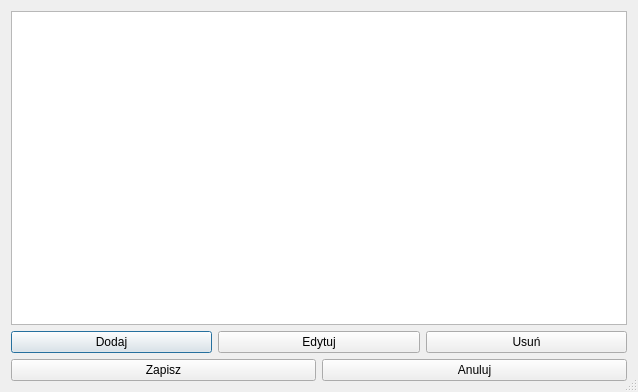
<?xml version="1.0" encoding="UTF-8"?>
<ui version="4.0">
 <class>GiapMVCDialogBase</class>
 <widget class="QDialog" name="GiapMVCDialogBase">
  <property name="geometry">
   <rect>
    <x>0</x>
    <y>0</y>
    <width>638</width>
    <height>392</height>
   </rect>
  </property>
  <property name="windowTitle">
   <string>MVC in GIAP</string>
  </property>
  <property name="sizeGripEnabled">
   <bool>true</bool>
  </property>
  <layout class="QGridLayout" name="gridLayout_2">
   <item row="0" column="0" colspan="2">
    <layout class="QGridLayout" name="gridLayout">
     <item row="0" column="0" colspan="3">
      <widget class="QTableView" name="tableView">
       <property name="frameShadow">
        <enum>QFrame::Raised</enum>
       </property>
       <property name="sizeAdjustPolicy">
        <enum>QAbstractScrollArea::AdjustToContentsOnFirstShow</enum>
       </property>
       <property name="editTriggers">
        <set>QAbstractItemView::NoEditTriggers</set>
       </property>
       <property name="selectionMode">
        <enum>QAbstractItemView::SingleSelection</enum>
       </property>
       <property name="selectionBehavior">
        <enum>QAbstractItemView::SelectRows</enum>
       </property>
       <property name="sortingEnabled">
        <bool>true</bool>
       </property>
      </widget>
     </item>
     <item row="1" column="0">
      <widget class="QPushButton" name="add_btn">
       <property name="text">
        <string>Dodaj</string>
       </property>
      </widget>
     </item>
     <item row="1" column="1">
      <widget class="QPushButton" name="edit_btn">
       <property name="text">
        <string>Edytuj</string>
       </property>
      </widget>
     </item>
     <item row="1" column="2">
      <widget class="QPushButton" name="del_btn">
       <property name="text">
        <string>Usuń</string>
       </property>
      </widget>
     </item>
    </layout>
   </item>
   <item row="1" column="0">
    <widget class="QPushButton" name="save_btn">
     <property name="text">
      <string>Zapisz</string>
     </property>
    </widget>
   </item>
   <item row="1" column="1">
    <widget class="QPushButton" name="reject_btn">
     <property name="text">
      <string>Anuluj</string>
     </property>
    </widget>
   </item>
  </layout>
 </widget>
 <tabstops>
  <tabstop>tableView</tabstop>
  <tabstop>add_btn</tabstop>
  <tabstop>edit_btn</tabstop>
  <tabstop>del_btn</tabstop>
  <tabstop>save_btn</tabstop>
  <tabstop>reject_btn</tabstop>
 </tabstops>
 <resources/>
 <connections>
  <connection>
   <sender>save_btn</sender>
   <signal>clicked()</signal>
   <receiver>GiapMVCDialogBase</receiver>
   <slot>accept()</slot>
   <hints>
    <hint type="sourcelabel">
     <x>186</x>
     <y>377</y>
    </hint>
    <hint type="destinationlabel">
     <x>189</x>
     <y>444</y>
    </hint>
   </hints>
  </connection>
  <connection>
   <sender>reject_btn</sender>
   <signal>clicked()</signal>
   <receiver>GiapMVCDialogBase</receiver>
   <slot>reject()</slot>
   <hints>
    <hint type="sourcelabel">
     <x>469</x>
     <y>368</y>
    </hint>
    <hint type="destinationlabel">
     <x>481</x>
     <y>454</y>
    </hint>
   </hints>
  </connection>
 </connections>
</ui>
